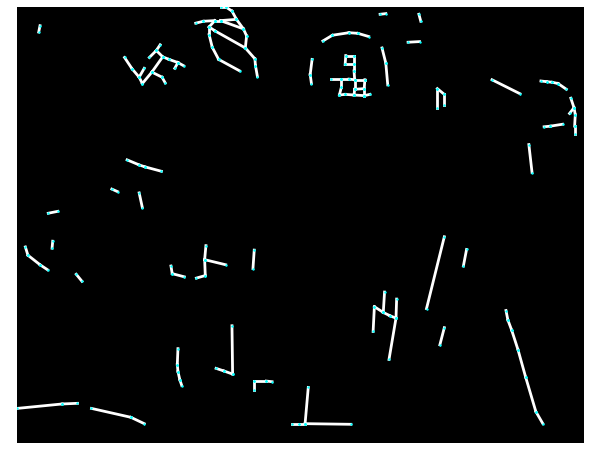
#> input picture line_detection_comparison/output/sold2_detection.png, 600 x 450 px
$ python create_montage.py --input output/sold2_detection.png --dir output
#> lines starting #> are read from the running program, lines starting #| are printed output that depends on the picture
import os
import argparse
from PIL import Image, ImageDraw, ImageFont

def create_montage(input_image_path, output_dir, models_to_include):
    """
    Creates a montage of original image and selected line detection results.
    """
#> called with input_image_path = 'output/sold2_detection.png', output_dir = 'output'
    print("--- Creating comparison montage ---")

    # Map model names to their display labels and filenames
    model_map = {
        "sold2": {"label": "SOLD2 Detection", "filename": "sold2_detection.png"},
        "scalelsd": {"label": "ScaleLSD Detection", "filename": "scalelsd_detection.png"},
        "deeplsd": {"label": "DeepLSD Detection", "filename": "deeplsd_detection.png"},
        "manga_line_extraction": {"label": "MangaLineExtraction", "filename": "manga_line_extraction_detection.png"},
    }

    images_to_load = {}
    for model_name in models_to_include:
        if model_name in model_map:
            info = model_map[model_name]
            images_to_load[info["label"]] = info["filename"]

    loaded_images = {}

    # First, load the main input image
    try:
        loaded_images["Original (with info)"] = Image.open(input_image_path).convert("RGB")
    except FileNotFoundError:
        print(f"Warning: Could not find main input image {input_image_path}. Aborting.")
        return

    # Then, load the detection images from the output directory
    for label, filename in images_to_load.items():
        path = os.path.join(output_dir, filename)
        try:
            loaded_images[label] = Image.open(path).convert("RGB")
        except FileNotFoundError:
            print(f"Warning: Could not find image {path}. Skipping.")

    if not loaded_images:
        print("No images found to create a montage.")
        return

    # Resize all images to a common height for consistent display
    target_height = 512
    resized_images = []
    total_width = 0
    for label, img in loaded_images.items():
        resized_img = img.resize((int(img.width * target_height / img.height), target_height))
        resized_images.append((label, resized_img))
        total_width += resized_img.width
#> this loop made 1 pass
#> (label, total_width) on pass 1: ('Original (with info)', 682)
#> pass 1, in create_montage, `resized_img = img.resize((int(img.width * target_height / img.height),..`:
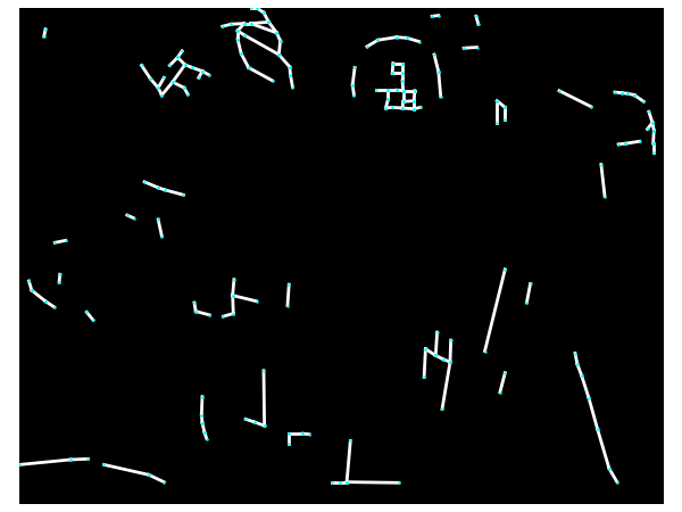
#> resized_img: PIL image 682x512 RGB; mean R, G, B 25.8, 26.7, 26.7
#> after the loop, resized_images = 1 item; total_width = 682

    # Create a new blank image for the montage
    max_height = target_height
    montage = Image.new('RGB', (total_width, max_height), color=(255, 255, 255)) # White background
#> montage: PIL image 682x512 RGB; every value is 255

    # Paste images onto the montage
    x_offset = 0
    for label, img in resized_images:
        montage.paste(img, (x_offset, 0))
        x_offset += img.width
#> this loop made 1 pass
#> after the loop, x_offset = 682

    # Add labels
    draw = ImageDraw.Draw(montage)
    try:
        font = ImageFont.truetype("arial.ttf", 30)
    except IOError:
        font = ImageFont.load_default()

    text_color = (0, 0, 0) # Black text

    x_offset = 0
    for label, img in resized_images:
        bbox = draw.textbbox((0, 0), label, font=font)
        text_width = bbox[2] - bbox[0]
        draw.text((x_offset + img.width / 2 - text_width / 2, 10), label, font=font, fill=text_color)
        x_offset += img.width
#> this loop made 1 pass
#> (label, bbox, text_width, x_offset) on pass 1: ('Original (with info)', (0, 5, 280, 34), 280, 682)
#> after the loop, x_offset = 682

    # Save the montage
    montage_path = os.path.join(output_dir, "comparison_grid.png")
    montage.save(montage_path)
    print(f"Montage saved to {montage_path}")

if __name__ == "__main__":
    parser = argparse.ArgumentParser(description="Create a montage of line detection results.")
    parser.add_argument("--input", type=str, required=True, help="Path to the original input image.")
    parser.add_argument("--dir", type=str, required=True, help="Path to the output directory containing detection images.")
    parser.add_argument("--models", nargs='*', default=[],
                        help="List of models to include in the montage (e.g., sold2 scalelsd deeplsd).")
    args = parser.parse_args()

    create_montage(args.input, args.dir, args.models)
